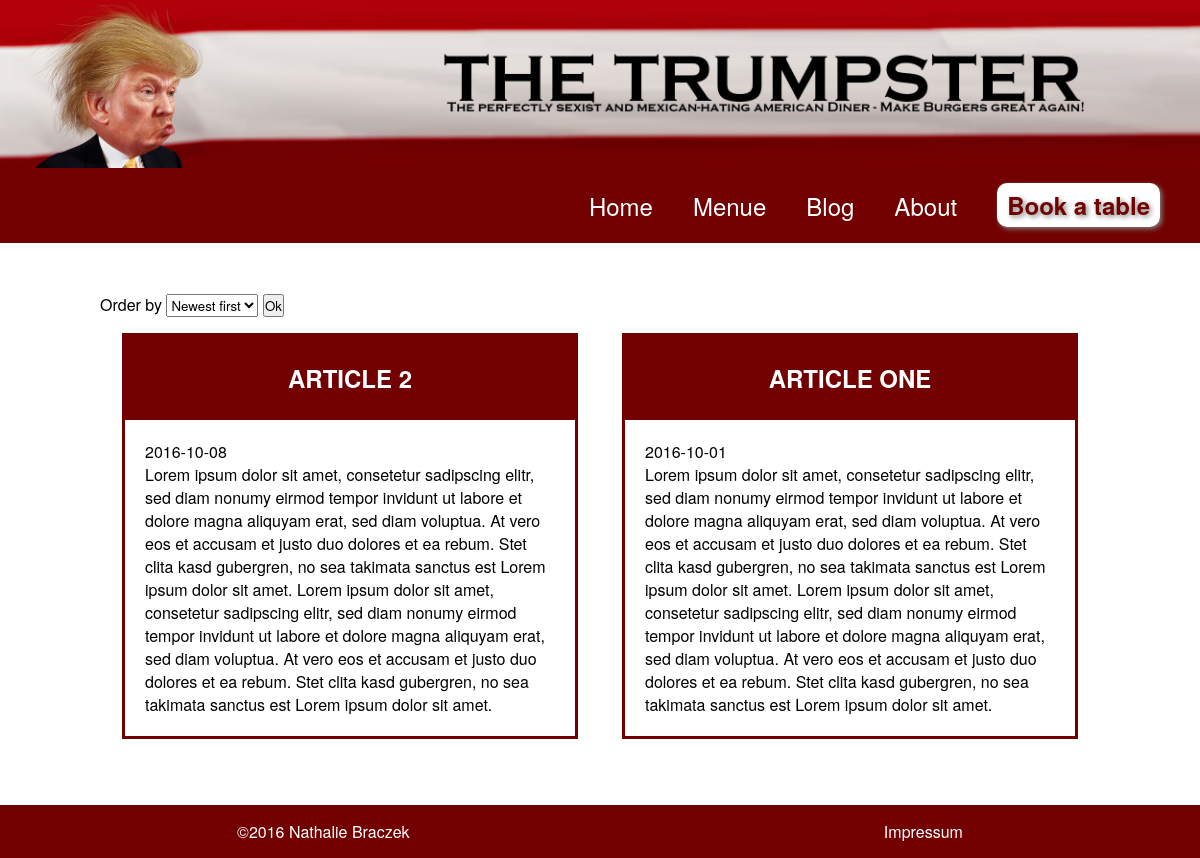
The app's page /src/public/articles.php, older data.
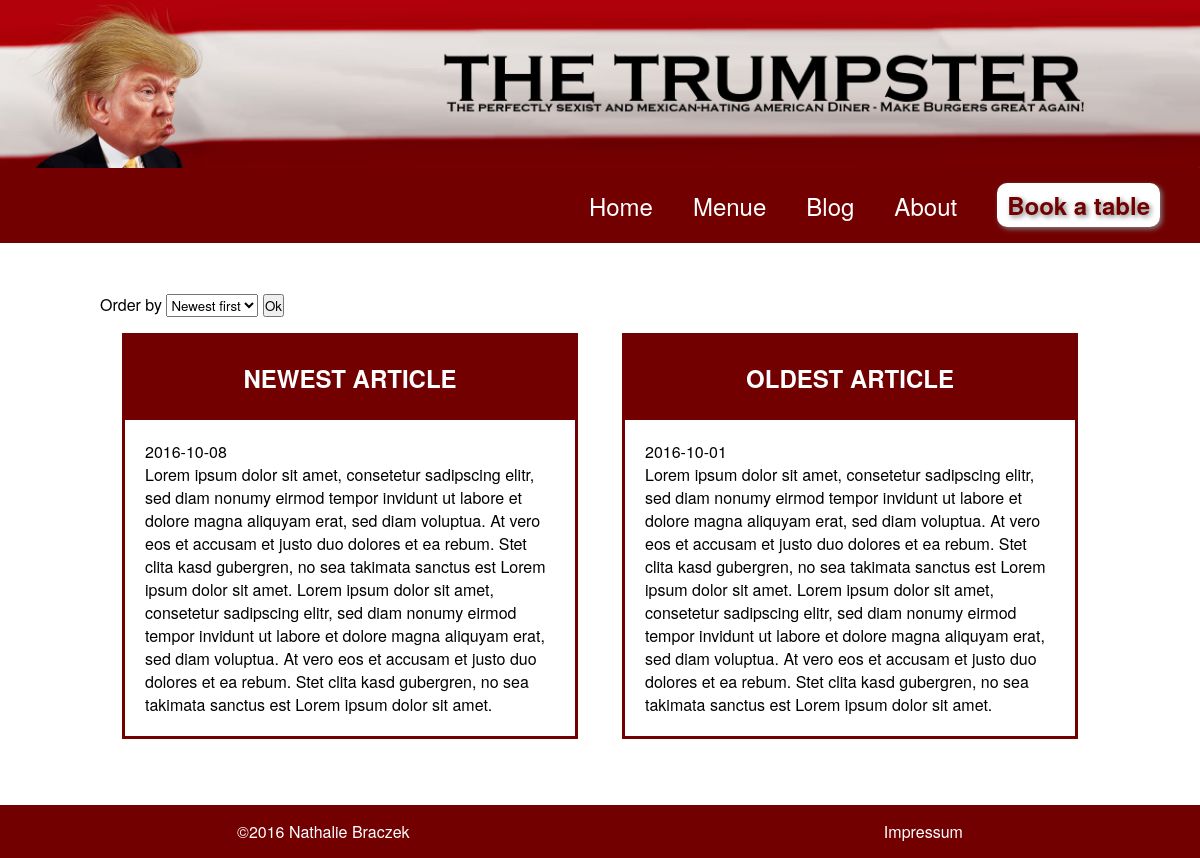
The same page, newer data.
### tables this page shows
CREATE TABLE `article` (
  `Article_ID` int(11) NOT NULL,
  `Article_Title` varchar(64) NOT NULL,
  `Article_Created` date NOT NULL,
  `Article_Content` mediumtext NOT NULL
);

### src/classes/ArticleRepo.php (called while the page is built, shortened)
<?php
class ArticleRepo
{
    private $database;
    public function __construct($database)
    {
        $this->database = $database;
    }
    public function getAll($orderDirection = 'DESC')
    {
        $sql    = "SELECT * FROM article ORDER BY Article_Created $orderDirection";
        $result = mysqli_query($this->database, $sql, MYSQLI_ASSOC);
        $all = [];
        foreach ($result->fetch_all(MYSQLI_ASSOC) as $row)
        {
            $all[] = (object)$row;
        }
        return $all;
    }
}

### src/public/articles.php (the view, shortened to what this page needs)
<?php
$databaseConnection = new DatabaseConnection();
$database           = $databaseConnection->connect();
$articlesRepo       = new ArticleRepo($database);
$orderDirections = [
    'DESC' => 'Newest first',
    'ASC'  => 'Oldest first'
];
$order  = isset($_POST['order']) ? $_POST['order'] : 'DESC';
$articles = $articlesRepo->getAll($order);
?>
<html>
    <head>
        <link rel="stylesheet" type="text/css" href="css/restaurantStyle.css"/>
    </head>
    <body>
        <?php include "partial/header.php"; ?>
        <div class="content">
            <form action="articles.php" method="post">
                <label for="order">Order by</label>
                <select name="order" title="Order" onchange="getElementById('filter_button').click();">
                    <?php foreach ($orderDirections as $value => $label) :?>
                        <option value="<?php echo $value; ?>"<?php echo $order == $value ? " selected" : ""; ?>><?php echo $label; ?></option>
                    <?php endforeach; ?>
                </select>
                <button id="filter_button" type="submit">Ok</button>
            </form>
            <div class="container">
                <?php foreach ($articles as $article) : ?>
                    <div class="box">
                        <h2 class="title"><?php echo $article->Article_Title; ?></h2>
                        <p class="padding">
                            <?php echo $article->Article_Created; ?><br>
                            <?php echo $article->Article_Content; ?>
                        </p>
                    </div>
                <?php endforeach; ?>
            </div>
        </div>
        <?php include "partial/footer.php"; ?>
    </body>
</html>

### src/public/partial/header.php (shortened to what this page needs)
<header>
    <a href="index.php"><img class="cover" src="img/Trumpcover.jpg" alt="Image of Trump"></a>
</header>
<ul class="menu">
    <li><a href="index.php">Home</a></li>
    <li><a href="menues.php">Menue</a></li>
    <li><a href="articles.php">Blog</a></li>
    <li><a href="about.php">About</a></li>
    <li class="reservation"><a href="#">Book a table</a></li>
</ul>

### src/public/partial/footer.php (shortened to what this page needs)
<footer>
    <p>©2016 Nathalie Braczek</p>
    <a href="impressum.php">Impressum</a>
</footer>

### src/public/css/restaurantStyle.css (style rules this page uses)
* { margin:0; padding:0; font-family: "Helvetica Neue", Helvetica, Arial, sans-serif; }
h1,h2,h3 { font-weight: 900; }
.cover { width: 100%; }
.menu { display: -webkit-box; display: -moz-box; display: -ms-flexbox; display: -webkit-flex; display: flex; -webkit-flex-flow: row wrap; justify-content: flex-end; background-color: #720000; list-style: none; padding: 20px 0 20px 0; }
.menu a { color: white; font-weight: 300; margin-right: 40px; font-size: 1.5em; text-decoration: none; }
.reservation a { color: #720000; background-color: white; padding: 5px 10px 5px 10px; text-shadow: 2px 2px 5px grey; box-shadow: 2px 2px 5px grey; font-weight: bold; border-radius: 10px; }
footer { display: -webkit-box; display: -moz-box; display: -ms-flexbox; display: -webkit-flex; display: flex; -webkit-flex-flow: row wrap; justify-content: space-around; background-color: #720000; list-style: none; padding: 15px 0 15px 0; color: white; }
footer a { text-decoration: none; color: white; }
.content { margin: 50px 100px 50px 100px; }
.container { display: -webkit-box; display: -moz-box; display: -ms-flexbox; display: -webkit-flex; display: flex; flex-direction: row; flex-wrap: wrap; justify-content: space-around; align-items: flex-start; align-content: space-around; }
.box { border: solid #720000; min-width: 20%; max-width: 45%; min-height: 300px; margin: 1em 0; }
.padding { padding: 20px; }
.title { background-color: #720000; color: white; padding: 25px; text-align: center; text-transform: uppercase; }

Row changes from the older to the newer data that the page shows:
changed article: Article_Title "ARTICLE 2" → "NEWEST ARTICLE"
changed article: Article_Title "ARTICLE ONE" → "OLDEST ARTICLE"
